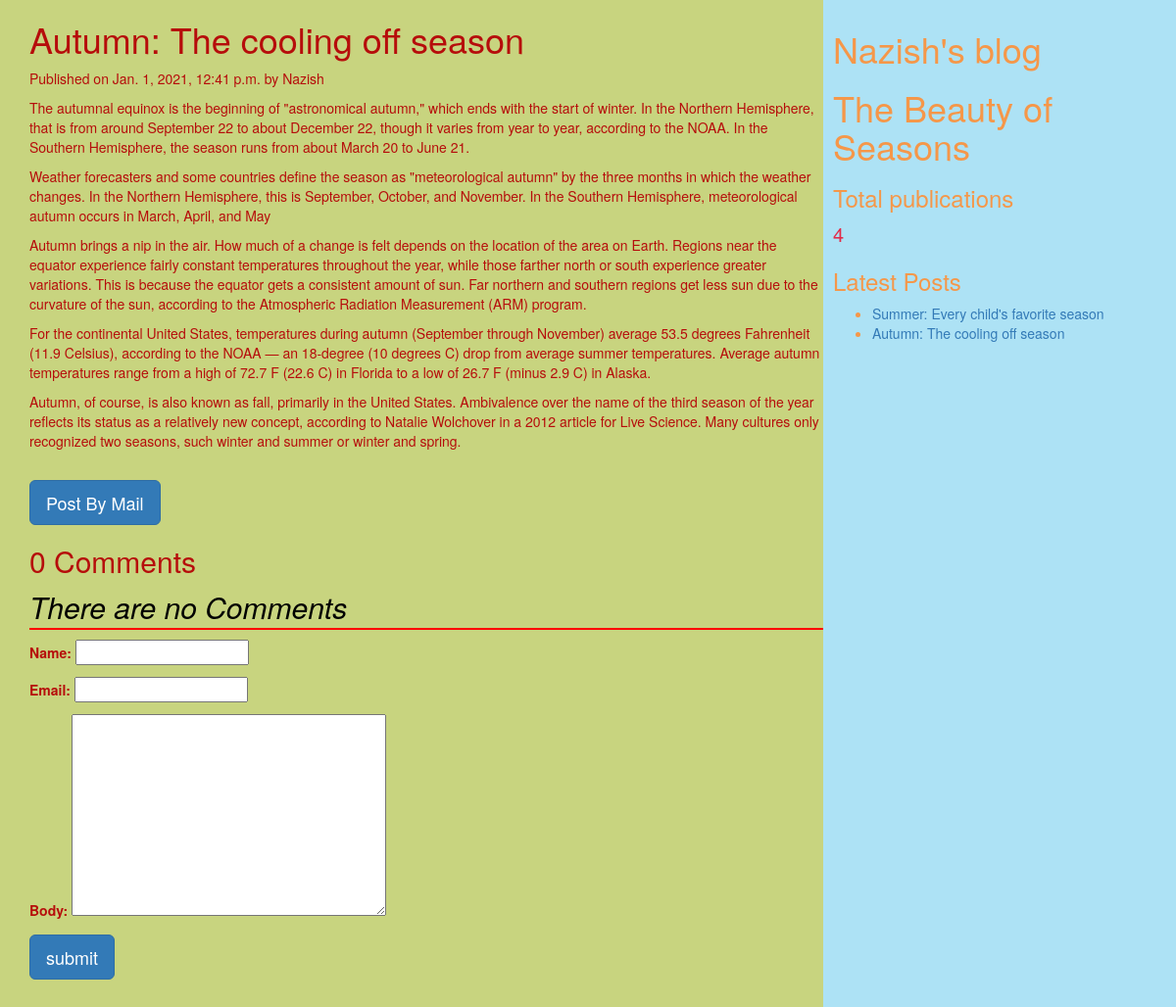
The app's page /2021/01/01/autumn-the-cooling-off-season/ with its own data.
### myapp/models.py (models this page shows, shortened)
class Post(models.Model):
        tags=TaggableManager()
        STATUS_CHOICE=(('draft','Draft'),('published','Published'))
        title=models.CharField(max_length=200)
        slug=models.SlugField(max_length=50,unique_for_date='publish')
        author=models.ForeignKey(User,related_name='blog_posts',on_delete=models.CASCADE)
        body=models.TextField()
        publish=models.DateTimeField(default=timezone.now)
        created=models.DateTimeField(auto_now_add=True)
        updates=models.DateTimeField(auto_now=True)
        status=models.CharField(max_length=20,choices=STATUS_CHOICE,default='draft')
        objects=CustomManager()#create the object w.r.t the specification of CustomManager class
        class Meta:
            ordering=('publish',)

### myapp/views.py (the view, shortened to what this page needs)
# urls.py: url(r'(?P<year>\d{4})/(?P<month>\d{2})/(?P<day>\d{2})/(?P<post>[-\w]+)/$',views.post_detail_view,name='post_detail'),
def post_detail_view(request,year,month,day,post):
    post=get_object_or_404(Post,slug=post,publish__year=year,publish__month=month,publish__day=day)
    comments=post.comments.filter(active=True)
    csubmit=False
    form=CommentForm()
    d={'post':post,'form':form,'csubmit':csubmit,'comments':comments}
    return render(request,'myapp/post_detail.html',d)

### myapp/forms.py
class CommentForm(forms.ModelForm):
    class Meta:
        model=Comment
        fields=('name','email','body')

### myapp/models.py (called while the page is built)
    def get_queryset(self):
        return super().get_queryset().filter(status='published') #calling the method i.e get_queryset() that is present in parent class and that parent class is models.manager

### myapp/templatetags/mytags.py (called while the page is built)
@register.simple_tag#using register variable we are accessing simple_tag
def total_posts():
    return Post.objects.count()#returns totak number of posts

@register.inclusion_tag ('myapp/latest_post.html')
def show_latest_posts(count=2):
    latest_posts=Post.objects.order_by('-publish')[:count]
    return {'latest_posts':latest_posts}

### templates/myapp/post_detail.html (shortened to what this page needs)
<html>
    {%extends "myapp/parent.html" %}
        {% block content_block %}
        <h1>{{post.title}}</h1>
        <p>Published on {{post.publish}} by {{post.author|title}}</p>
        {{post.body|linebreaks}}  <br>
        <a href="/{{post.id}}/share" class='btn btn-lg btn-primary'>Post By Mail</a>
        {% with comments.count as comments_count %}
        <h2>{{comments_count}} Comment{{comments_count|pluralize}} </h2>
        {% endwith %}
        {% if comments %}
        {% for c in comments%}
        <p>Comment {{forloop.counter}} by {{c.name}}</p>
        <div>
            {{c.body|linebreaks}}
        </div>
        <hr>
        {% endfor %}
        {% else %}
        <p style="color: black; font-size: 30px; font-style: italic; border-bottom: 2px red solid;">There are no Comments </p>
        {% endif %}
        {% if csubmit %}
        <h2>Your comment has been added succesfully. Thank You!</h2>
        {%else%}
        <form method="post">
            {{form.as_p}}
            <input type="submit" class="btn btn-lg btn-primary" value="submit">
        </form>
        {% endif %}
        {% endblock %}

### templates/myapp/latest_post.html
<html>
    <ul>
    {% for post in latest_posts %}
    <li>
        <a href="{post.get_absolute_url}">{{post.title}}</a>
    </li>
    {% endfor %}
    </ul>
</html>

### records on screen
Post: title "Autumn: The cooling off season", publish "Jan. 1, 2021, 12:41 p.m.", author "Nazish", body "The autumnal equinox is the beginning of \"astronomical autumn,\" which ends with the start of winter. In the Northern Hemisphere, that is from around September 22 to about December 22, though it varies from year to year, according to the NOAA. In the Southern Hemisphere, the season runs from about March 20 to June 21. Weather forecasters and some countries define the season as \"meteorological autumn\" by the three months in which the weather changes. In the Northern Hemisphere, this is September, October, and November. In the Southern Hemisphere, meteorological autumn occurs in March, April, and May Autumn brings a nip in the air. How much of a change is felt depends on the location of the…"
Post: title "Summer: Every child's favorite season"

### other values on screen
{{ comments_count }} "0"
